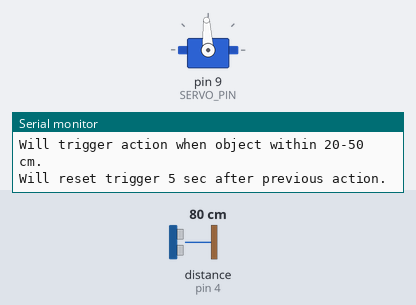
This sketch was run on a simulated Arduino Uno, built with avr-gcc and run on an emulated ATmega328P. On the bench: servo, the last lines printed to the serial monitor. Wiring (inferred from the names in the program): ultrasonic range finder: trigger pin 2; echo pin 4. The test bench sets the inputs (shaded band); at power-on: distance to the obstacle (sensor on pin 4) 80 cm. The echo pulse lasts 58.3 µs per cm; random numbers use the default seed unless the sketch sets one.

Above: at 1.8 s.
1.9 s: distance to the obstacle (sensor on pin 4) set to 56 cm
6.0 s: distance to the obstacle (sensor on pin 4) set to 47 cm
At 7.7 s:
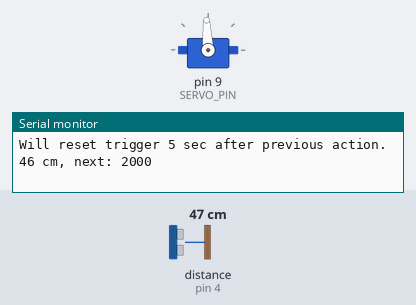
9.9 s: distance to the obstacle (sensor on pin 4) set to 24 cm
14.0 s: distance to the obstacle (sensor on pin 4) set to 19 cm
15.5 s: distance to the obstacle (sensor on pin 4) set to 35 cm
At 17.8 s:
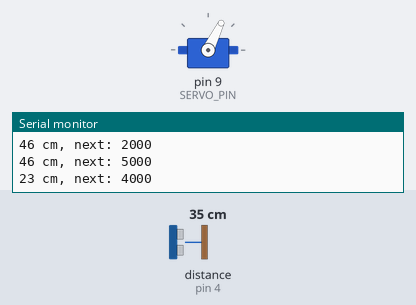
Timing chart, 0 to 19.4 s (numbered marks = the images above; inputs shaded):
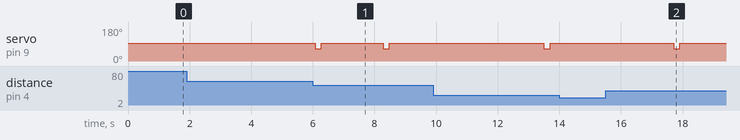

Measured:
- the behaviour switches between 51 and 50 cm on distance to the obstacle (sensor on pin 4) (found by bisection; images 0 and 1)
- after the input at 1.9 s, every drawn part: stays the same
- after the input at 6.0 s, servo on pin 9 (SERVO_PIN): alternates 93° for 2.0 s and 64° for 0.20 s, starting after 0.08 s
- after the input at 14.0 s, every drawn part: stays the same
- after the input at 15.5 s, servo on pin 9 (SERVO_PIN): 93° → 64° after 2.2 s, → 93° 0.20 s later

The sketch:

iceCreamWindowController.ino
```cpp
#include <Servo.h>

#define SERVO_PIN 9
#define TRIG_PIN 2
#define ECHO_PIN 4

Servo myServo;

int minTriggerDistance = 20;
int maxTriggerDistance = 50;
long waitBetweenActions = 5000;
long lastActionTime = millis();
long randomAction, duration, distance;
//String command = "*?2-10";  //trigger servo randomly b/t 2 and 10 sec
String command = "*1200,@200,1500?2-10";  //trigger servo randomly b/t 2 and 10 sec
boolean booRandom = false;
byte minWait, maxWait;
String actions[10];

//-------------------------------------------------------------------
void setup()
{
  myServo.attach(SERVO_PIN);
  myServo.writeMicroseconds(1500);

  pinMode(TRIG_PIN, OUTPUT);
  pinMode(ECHO_PIN, INPUT);
  Serial.begin(9600);
  randomSeed(analogRead(A0));
  Serial.println("nanoHCSR04");

  //parse the command string telling the controller what to do
  parseCommand(command);

  Serial.print("Will trigger action when object within ");
  Serial.print(minTriggerDistance);
  Serial.print("-");
  Serial.print(maxTriggerDistance);
  Serial.println(" cm.");
  Serial.print("Will reset trigger ");
  Serial.print(waitBetweenActions/1000);
  Serial.println(" sec after previous action.");
}

//-------------------------------------------------------------------
void loop() {
  digitalWrite(TRIG_PIN, LOW);
  delayMicroseconds(2);
  digitalWrite(TRIG_PIN, HIGH);
  delayMicroseconds(10);
  digitalWrite(TRIG_PIN, LOW);
  duration = pulseIn(ECHO_PIN, HIGH);
  distance = (duration/2) / 29.1;

  if ((distance > minTriggerDistance) && (distance < maxTriggerDistance)) {
    if (millis() > lastActionTime + waitBetweenActions) {
      lastActionTime = millis();
      waitBetweenActions = random(minWait, maxWait)*1000;

      //make frog hop
      executeActions();

      Serial.print(distance);
      Serial.print(" cm");
      Serial.print(", next: ");
      Serial.println(waitBetweenActions);
    }
  }

  delay(1000);
}

//-------------------------------------------------------------------
void executeActions() {
  char code;
  String strTime;
  int iTime;

  byte i=0;
  while (actions[i] != 0) {
    code = actions[i][0];
    strTime = actions[i].substring(1);
    iTime = strTime.toInt();
//    Serial.print("code:"); Serial.print(code); Serial.print(", time:"); Serial.println(iTime);

    switch (code) {
      case '*':
        myServo.writeMicroseconds(iTime);
        break;
      case '@':
        delay(iTime);
        break;
    }
    i++;
  }
}

//-------------------------------------------------------------------
void parseCommand(String cmd) {
  //"*1200,@200,*1500?2-10"
  actions[0] = "*1200";
  actions[1] = "@200";
  actions[2] = "*1500";
  booRandom = true;
  minWait = 2;
  maxWait = 10;
}
```
